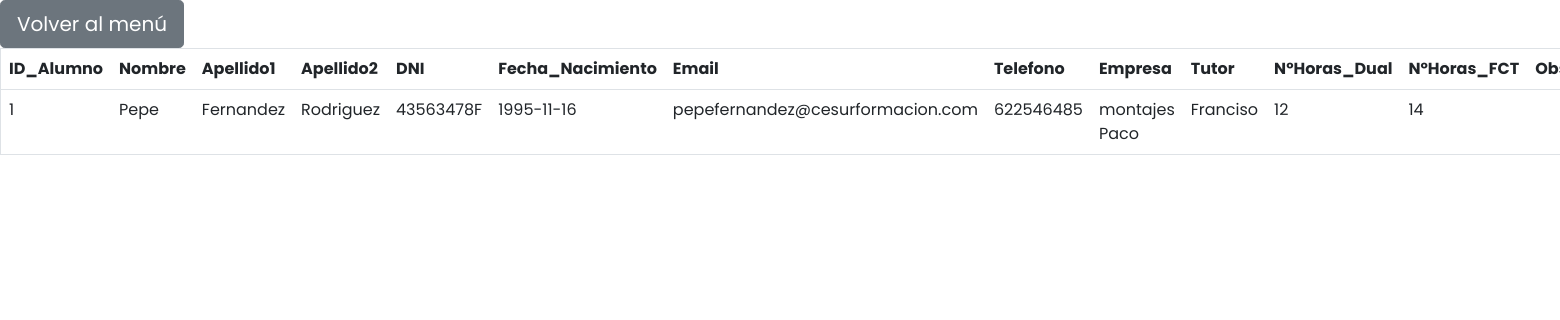
The app's page /php/mostrar_alumno.php with its own data.
### tables this page shows
CREATE TABLE `alumno` (
  `ID_Alumno` int NOT NULL AUTO_INCREMENT,
  `Nombre` varchar(20) NOT NULL,
  `Apellido1` varchar(20) NOT NULL,
  `Apellido2` varchar(20) NOT NULL,
  `Contraseña` varchar(64) NOT NULL,
  `DNI` varchar(9) NOT NULL,
  `Fecha_Nacimiento` date NOT NULL,
  `Email` varchar(64) NOT NULL,
  `Telefono` int NOT NULL,
  `Empresa` varchar(64) NOT NULL,
  `Tutor` varchar(64) NOT NULL,
  `NºHoras_Dual` int NOT NULL,
  `NºHoras_FCT` int NOT NULL,
  `Observaciones` text,
  PRIMARY KEY (`ID_Alumno`)
);

### php/mostrar_alumno.php (the view, shortened to what this page needs)
<!DOCTYPE html>
<html lang="es">
<head>
    <link rel="stylesheet" href="../css/bootstrap.min.css">
    <link rel="stylesheet" href="../css/local.css">
<?php
    require 'lib/conexion_mysql.php';
echo "<table class='table' border=1 align='center'> <tr><th> ID_Alumno </th> <th> Nombre </th><th> Apellido1 </th><th> Apellido2 </th><th> DNI </th><th> Fecha_Nacimiento </th><th> Email </th>
<th> Telefono </th><th> Empresa </th><th> Tutor </th><th> NºHoras_Dual </th><th> NºHoras_FCT </th><th> Observaciones </th></tr>";
$query = $conexion_mysql->query ("SELECT * FROM alumno");
$nl = $query->num_rows;
for($x=0;$x<$nl;$x++){
    $alumno=$query->fetch_assoc();
    echo "<tr><td>" . $alumno["ID_Alumno"] ."</td> <td>". $alumno["Nombre"]."</td> <td>". $alumno["Apellido1"]."</td><td>". $alumno["Apellido2"]."</td><td>". $alumno["DNI"]."</td><td>"
    . $alumno["Fecha_Nacimiento"]."</td><td>". $alumno["Email"]."</td><td>". $alumno["Telefono"]."</td><td>". $alumno["Empresa"]."</td><td>". $alumno["Tutor"]."</td>
    <td>". $alumno["NºHoras_Dual"]."</td><td>". $alumno["NºHoras_FCT"]."</td><td>". $alumno["Observaciones"]."</td>";
    echo "</tr>";
}
?>
<a href="../html/index.html"><input type="button" class="btn btn-secondary btn-lg" value="Volver al menú"></a>

### records on screen
alumno: ID_Alumno "1", Nombre "Pepe", Apellido1 "Fernandez", Apellido2 "Rodriguez", DNI "43563478F", Fecha_Nacimiento "1995-11-16", Email "pepefernandez@cesurformacion.com", Telefono "622546485", Empresa "montajes Paco", Tutor "Franciso", NºHoras_Dual "12", NºHoras_FCT "14"
